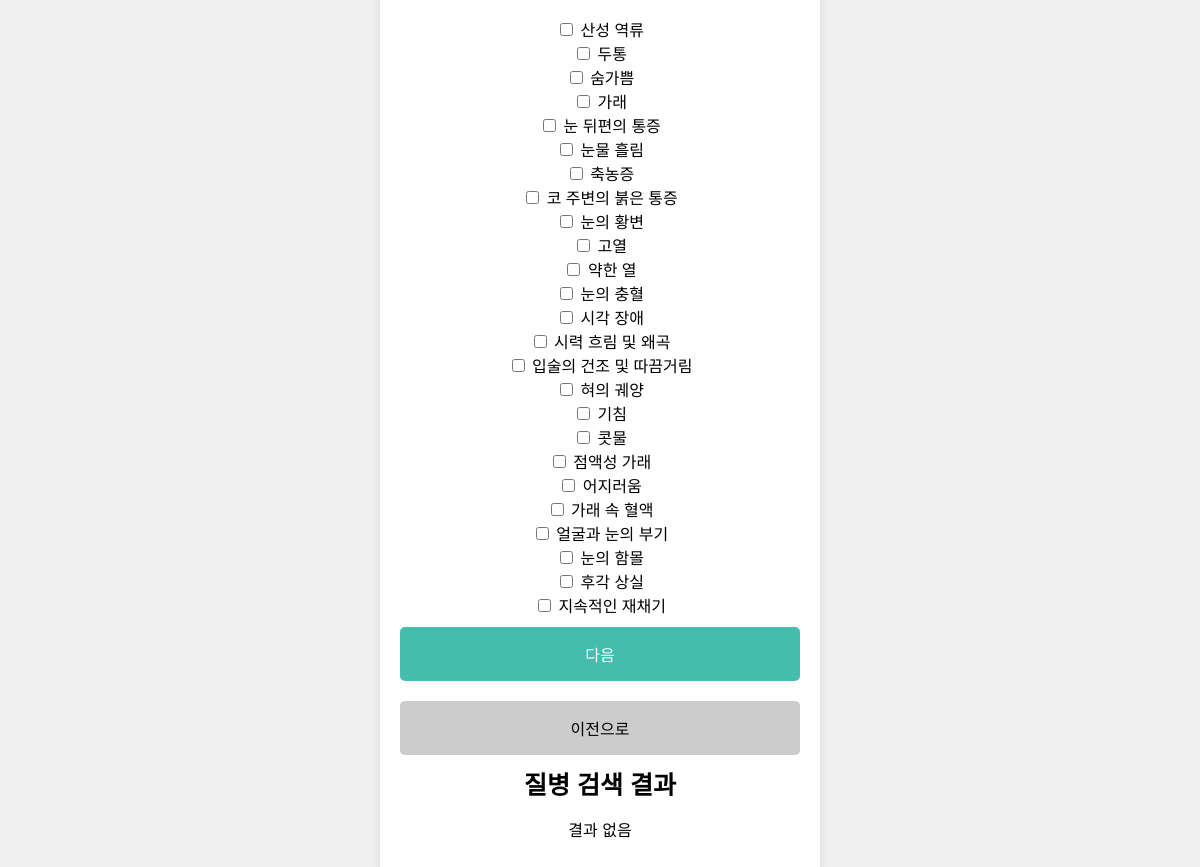
Page /finder/headsearch/ on the committed database.
### finder/models.py (models this page shows, shortened)
class HeadSymptoms(models.Model):
    Symptom = models.CharField(max_length=100)

### finder/views.py (the view, shortened to what this page needs)
# urls.py: path('headsearch/', views.HeadSearch.as_view(), name='headsearch'),
class HeadSearch(ListView):
    model = Disease
    template_name = 'headhospital.html'
    context_object_name = 'diseases'
    def get_queryset(self):
        symptoms = self.request.GET.getlist('symptoms') # 사용자 입력
        if not symptoms:
            return Disease.objects.none()
    def get_context_data(self, **kwargs):
        context = super().get_context_data(**kwargs)
        context['head_symptoms'] = HeadSymptoms.objects.all()
        context['selected_symptoms'] = self.request.GET.getlist('symptoms')
        return context

### finder/templates/headhospital.html (shortened to what this page needs)
<!DOCTYPE html>
<html lang="en">
<head>
    {% load static %}
    <link rel="stylesheet" href="{% static 'styles.css' %}">
</head>
<body>
    <div class="container">
    <form action="{% url 'finder:headsearch' %}" method="get">
        {% for symptom in head_symptoms %}
            <label>
                <input type="checkbox" name="symptoms" value="{{ symptom.Symptom }}"
                       {% if symptom.Symptom in selected_symptoms %} checked {% endif %}>
                {{ symptom.Symptom }}
            </label><br>
        {% endfor %}
        <button type="submit">다음</button>
    </form>
    <button class="prev-button grey-button" onclick="location.href='/finder'">이전으로</button>
    <h1>질병 검색 결과</h1>
    {% if diseases %}
        <ul>
            {% for disease in diseases %}
                <li>{{ disease }} - {{ disease.Hospital }}</li>
            {% endfor %}
        </ul>
    {% else %}
        <p>결과 없음</p>
    {% endif %}
    </div>
</body>
</html>

### templates/styles.css (style rules this page uses)
body { font-family: Arial, sans-serif; margin: 0; padding: 0; display: flex; justify-content: center; align-items: center; height: 100vh; background-color: #f0f0f0; }
.container { text-align: center; background: #fff; padding: 20px; border-radius: 10px; box-shadow: 0 0 10px rgba(0, 0, 0, 0.1); width: 400px; position: relative; }
h1 { margin: 10px 0; font-size: 25px; }
button { width: 100%; padding: 15px; margin-top: 10px; font-size: 16px; border: none; border-radius: 5px; cursor: pointer; }
button { background-color: #44bcae; color: white; }
.grey-button { background-color: #ccc; color: black; }
.prev-button { margin-top: 20px; }

### rows in the picture
HeadSymptoms: Symptom "산성 역류"
HeadSymptoms: Symptom "두통"
HeadSymptoms: Symptom "숨가쁨"
HeadSymptoms: Symptom "가래"
HeadSymptoms: Symptom "눈 뒤편의 통증"
HeadSymptoms: Symptom "눈물 흘림"
HeadSymptoms: Symptom "축농증"
HeadSymptoms: Symptom "코 주변의 붉은 통증"
HeadSymptoms: Symptom "눈의 황변"
HeadSymptoms: Symptom "고열"
HeadSymptoms: Symptom "약한 열"
HeadSymptoms: Symptom "눈의 충혈"
HeadSymptoms: Symptom "시각 장애"
HeadSymptoms: Symptom "시력 흐림 및 왜곡"
HeadSymptoms: Symptom "입술의 건조 및 따끔거림"
HeadSymptoms: Symptom "혀의 궤양"
HeadSymptoms: Symptom "기침"
HeadSymptoms: Symptom "콧물"
HeadSymptoms: Symptom "점액성 가래"
HeadSymptoms: Symptom "어지러움"
HeadSymptoms: Symptom "가래 속 혈액"
HeadSymptoms: Symptom "얼굴과 눈의 부기"
HeadSymptoms: Symptom "눈의 함몰"
HeadSymptoms: Symptom "후각 상실"
HeadSymptoms: Symptom "지속적인 재채기"
